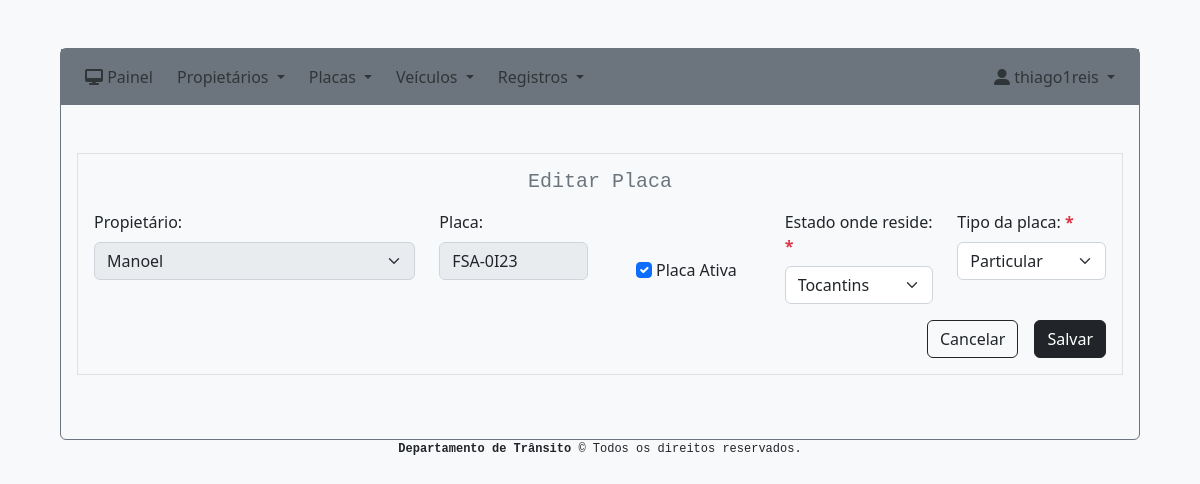
Before: /sistema/placa/editar/6 (signed in) with the older database file.
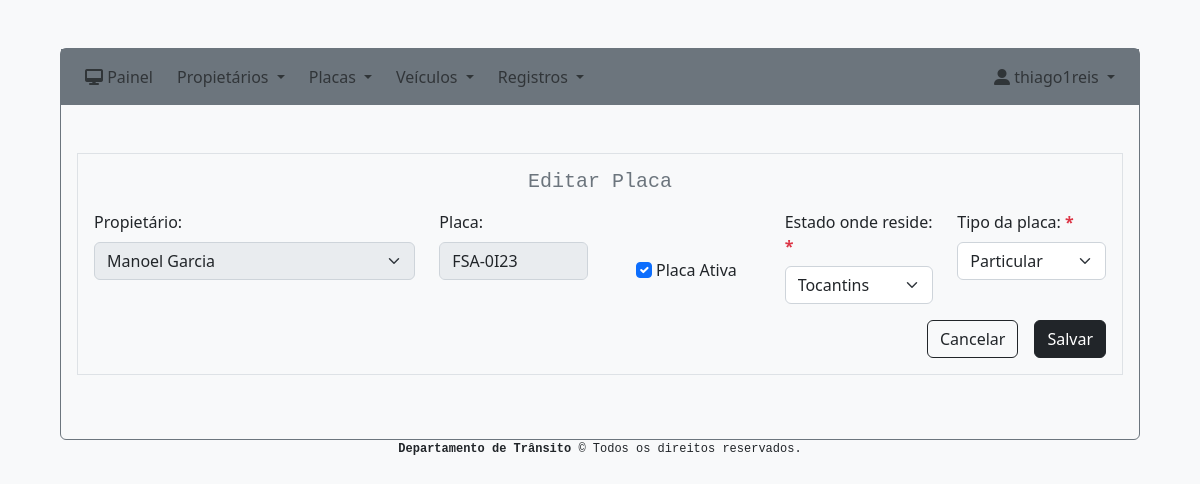
After: the same page with the newer database file.
### system/models.py (models this page shows, shortened)
class Plate(models.Model):
    state = models.CharField(max_length=25, choices=STATE_CHOICES, blank=False, null=False)
    type = models.CharField(max_length=255)
    three_char = models.CharField(max_length=255)
    only_number = models.IntegerField()
    single_char = models.CharField(max_length=255)
    two_number = models.IntegerField()
    status = models.BooleanField()
    owner = models.ForeignKey(Owner, on_delete=models.CASCADE)
    created = models.DateTimeField('created', auto_now_add=True)
    modified = models.DateTimeField('modified', auto_now=True)

class Owner(models.Model):
    name = models.CharField(max_length=255)
    birth_date = models.DateField()
    sex = models.CharField(max_length=10, choices=SEX_CHOICES, blank=False, null=False)
    cpf = models.CharField(max_length=255)
    telephone = models.CharField(max_length=255, blank=True, null=True)
    email = models.EmailField(blank=True, null=True)
    zip_code = models.CharField(max_length=255)
    state = models.CharField(max_length=25, choices=STATE_CHOICES, blank=False, null=False)
    city = models.CharField(max_length=255)
    district = models.CharField(max_length=255)
    road = models.CharField(max_length=255)
    number = models.IntegerField(blank=True, null=True)
    complement = models.CharField(max_length=255, blank=True, null=True)
    reference_point = models.CharField(max_length=255, blank=True, null=True)
    comments = models.CharField(max_length=255, blank=True, null=True)
    created = models.DateTimeField('created', auto_now_add=True)
    modified = models.DateTimeField('modified', auto_now=True)

### system/views.py (the view, shortened to what this page needs)
# urls.py: path('placa/editar/<int:plate_pk>', views.plate_edit, name='plate_edit'),
@login_required(login_url="/")
def plate_edit(request, plate_pk):
    if request.method == "GET":
        plate = Plate.objects.get(pk=plate_pk)
        context = {
            'plate': plate
        }
        return render(request, 'system/plate_edit.html', context)

### system/templates/system/plate_edit.html (shortened to what this page needs)
{% extends 'base.html' %}
{% block content %}
    <div class="border p-3 m-3">
        <form action="{% url 'plate_edit' plate.id %}" method="POST">
                <h5 class="font-monospace text-secondary text-center mb-3">Editar Placa</h5>
                 <div class="row">
                    <div class="col-sm-4 mb-3">
                        <label for="owner_id" class="form-label">Propietário:</label>
                        <select class="form-select" name="owner_id" disabled>
                            <option value={{ plate.owner_id }} selected >{{ plate.owner.name }}</option>
                        </select>
                    </div>
                    <div class="col-sm-2 mb-3">
                        <label for="" class="form-label">Placa:</span></label>
                        <input type="text" name="" class="form-control text-uppercase" value={{ plate.three_char }}-{{ plate.only_number }}{{ plate.single_char }}{{ plate.two_number }} disabled>
                    </div>
                    <div class="col-sm-2 text-center mb-3">
                        <label for="status" class="form-check-label mt-5" >
                            <input class="form-check-input " type="checkbox" id="status" name="status" {% if plate.status == 1 %} checked {% endif %} >
                            Placa Ativa
                        </label>
                    </div>
                    <div class="col-sm-2 mb-3">
                        <label for="state" class="form-label">Estado onde reside: <span class="text-danger fw-bold">*</span></label>
                        <select class="form-select" name="state" required >
                            <option {% if plate.state == "Tocantins" %} value="Tocantins" selected{% endif %}>Tocantins</option>
                        </select>
                    </div>
                    <div class="col-sm-2 mb-3">
                        <label for="type" class="form-label">Tipo da placa: <span class="text-danger fw-bold">*</span></label><br>
                        <select class="form-select" name="type" required>
                            <option {% if plate.type == "Particular" %} value="Particular" selected{% endif %}>Particular</option>
                        </select>
                    </div>
                </div>
                <div class="d-grid gap-3 d-md-flex justify-content-md-end">
                    <a href="{% url 'plate_index' %}" class="btn btn-outline-dark ">Cancelar</a>
                    <button type="submit" class="btn btn-dark ">Salvar</button>
                </div>
        </form>
    </div>
{% endblock %}

Changed rows visible on the page:
changed through a linked row, Plate "fsa-0i23": owner_id "Manoel" → "Manoel Garcia"
